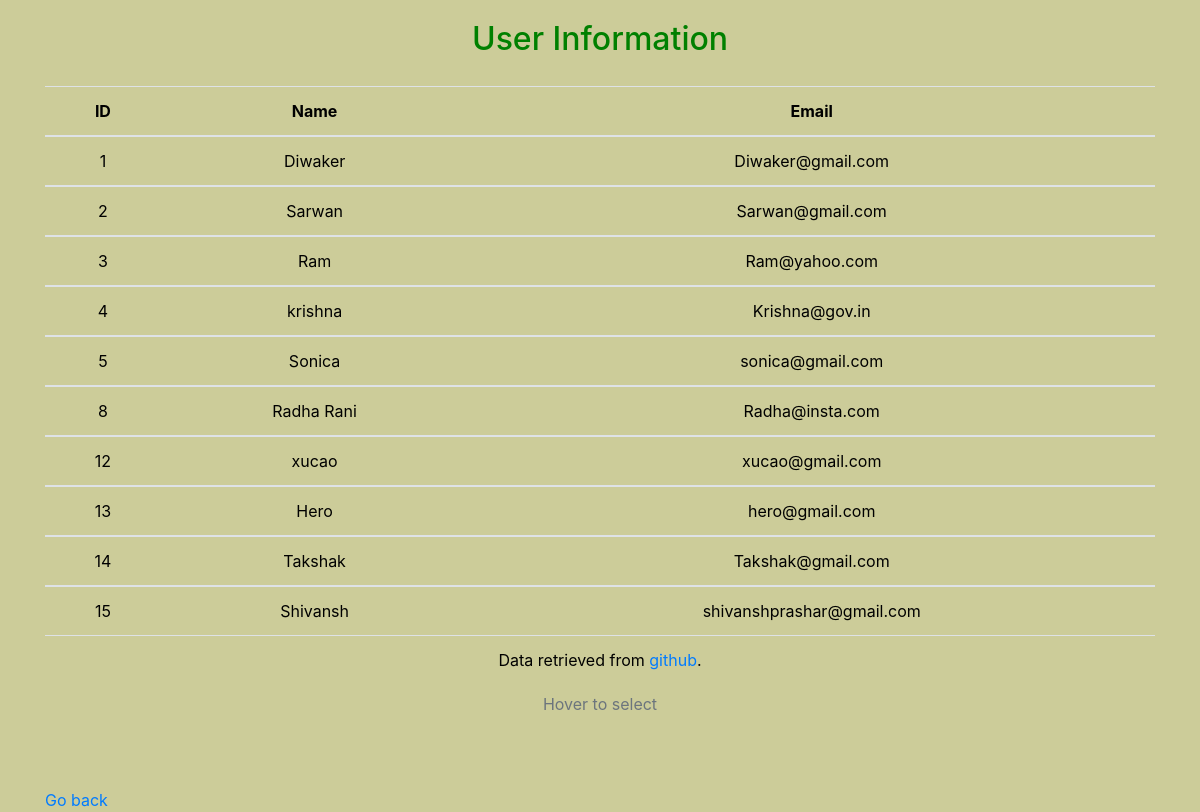
The page /page3 on the database its author committed.
### tables this page shows
CREATE TABLE "student" (
	"ID"	INTEGER NOT NULL,
	"Name"	TEXT NOT NULL,
	"Email"	TEXT NOT NULL, Password MD5,
	PRIMARY KEY("ID")
);

### app.py (the view)
@app.route("/page3")
def view():
	con = sqlite3.connect("employee.db")
	con.row_factory = sqlite3.Row
	cur = con.cursor()
	cur.execute("select * from Student")
	rows = cur.fetchall()
	return render_template("page3.html",rows = rows)

### templates/page3.html (shortened to what this page needs)
<!DOCTYPE html>
<html lang="en" dir="ltr">
  <head>
    <link rel="stylesheet" href="https://cdn.jsdelivr.net/npm/bootstrap@4.6.0/dist/css/bootstrap.min.css">
    <link rel="stylesheet" type="text/css" href="{{ url_for('static', filename='style.css') }}">
  </head>
  <body style="background:#CCCC99;">
      <h2 class="text-center">User Information</h2>
<div class="container">
  <div class="row">
    <div class="col-md-12">
      <div class="table-responsive" data-pattern="priority-columns">
        <table style="color:black;" class="table table table-hover">
          <caption class="text-center">Hover to select</caption>
          <thead>
            <tr>
              <th data-priority="1">ID</th>
              <th data-priority="2">Name</th>
              <th data-priority="3">Email</th>
            </tr>
          </thead>
          {% for row in rows %}
          <tbody>
            <tr class="text-center">
              <td>{{row["ID"]}}</td>
              <td>{{row["Name"]}}</td>
              <td>{{row["Email"]}}</td>
            </tr>
            {% endfor %}
          </tbody>
          <tfoot>
            <tr>
              <td colspan="5" class="text-center">Data retrieved from <a href="https://github.com/Diwakerprashar/Hello_world" target="_blank">github</a>.</td>
          </tfoot>
        </table>
        <br><br><a href="/page2"> Go back</a>
      </div>
    </div>
  </div>
</div>
  </body>
</html>

### static/style.css (style rules this page uses)
.container { border: 0 solid black; }
.row { border: 0 solid green; }
body { background-image: url('background.jpg'); background:#003333; color: green; }
h2 { text-align: center; padding: 20px 0; }
table caption { padding: .5em 0; }
table th { text-align: center; }

### rows shown on the page
student: ID "1", Name "Diwaker", Email "Diwaker@gmail.com"
student: ID "2", Name "Sarwan", Email "Sarwan@gmail.com"
student: ID "3", Name "Ram", Email "Ram@yahoo.com"
student: ID "4", Name "krishna", Email "Krishna@gov.in"
student: ID "5", Name "Sonica", Email "sonica@gmail.com"
student: ID "8", Name "Radha Rani", Email "Radha@insta.com"
student: ID "12", Name "xucao", Email "xucao@gmail.com"
student: ID "13", Name "Hero", Email "hero@gmail.com"
student: ID "14", Name "Takshak", Email "Takshak@gmail.com"
student: ID "15", Name "Shivansh", Email "shivanshprashar@gmail.com"
